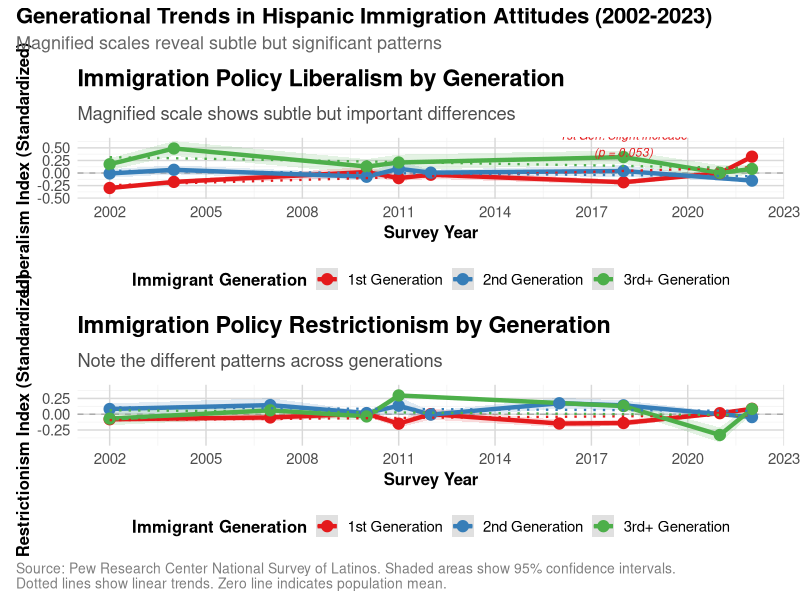
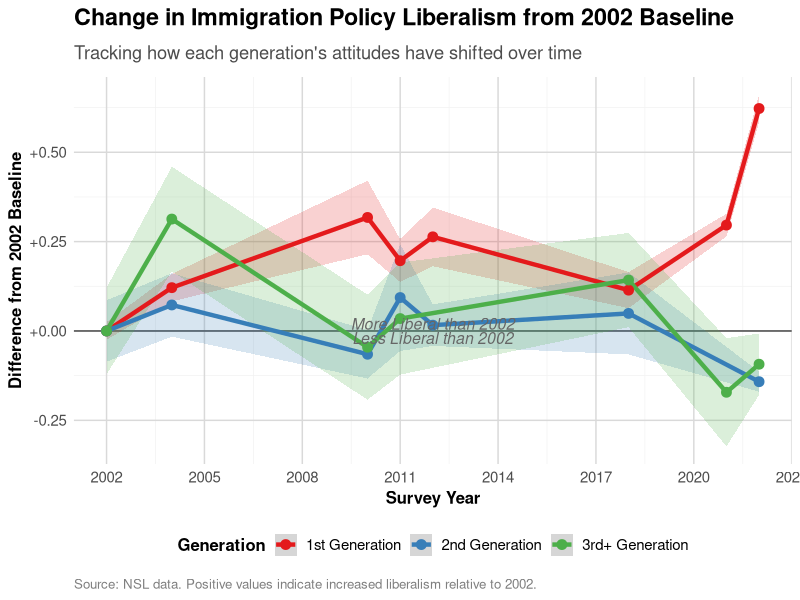
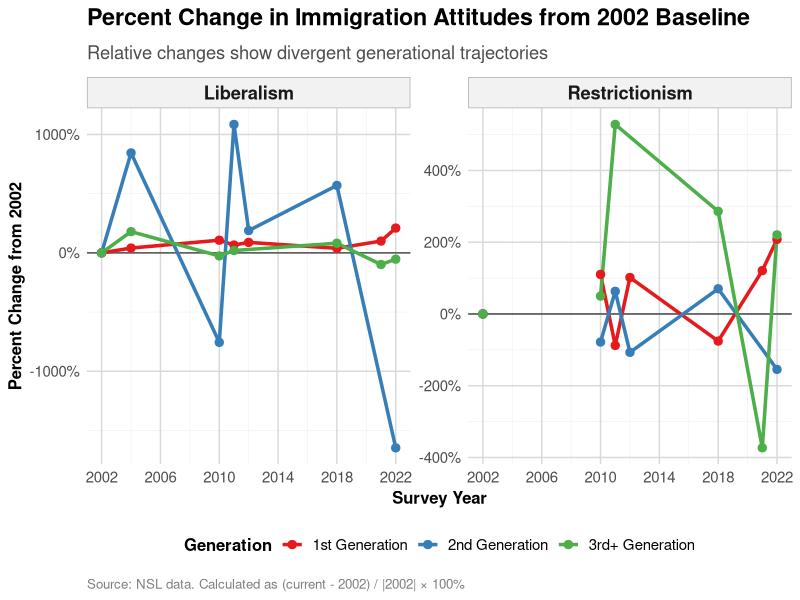
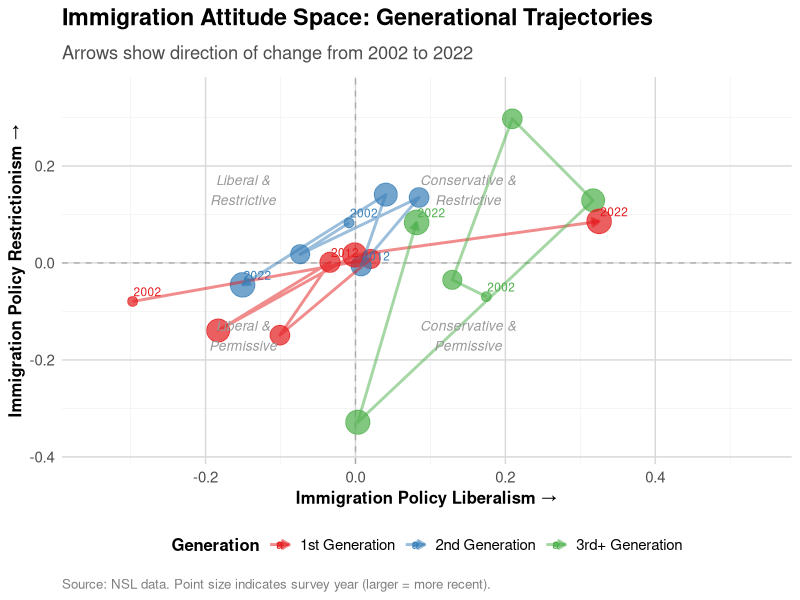
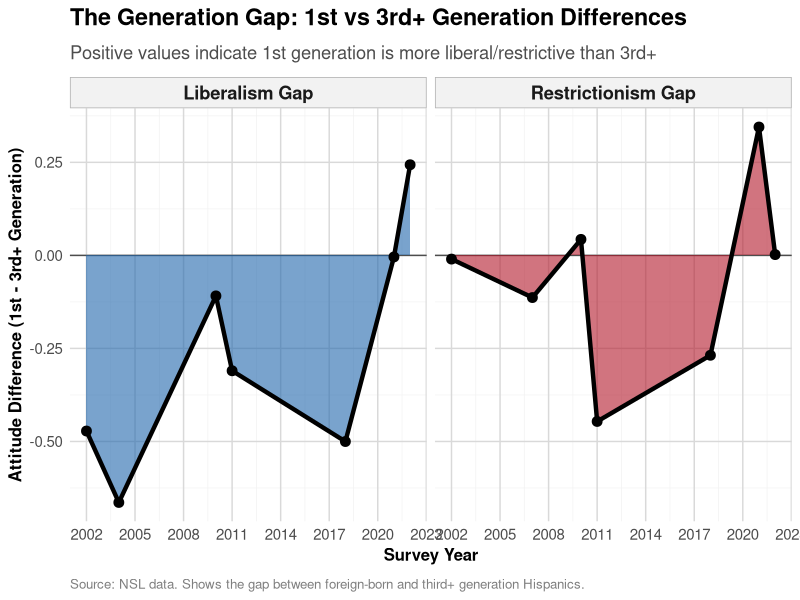

These figures' R source, in order:
# =============================================================================
# ENHANCED VISUALIZATIONS v4.1 - MAGNIFIED SCALES FOR BETTER VISIBILITY
# =============================================================================
# Purpose: Create publication-quality visualizations with magnified scales
#          to better show subtle but meaningful changes in attitudes
# Version: 4.1
# Date: January 2025
# =============================================================================

library(dplyr)
library(tidyr)
library(readr)
library(ggplot2)
library(viridis)
library(RColorBrewer)
library(scales)
library(patchwork)

cat("=============================================================\n")
cat("ENHANCED VISUALIZATIONS v4.1 - MAGNIFIED SCALES\n")
cat("=============================================================\n")

# =============================================================================
# 1. LOAD PREPARED DATA
# =============================================================================

cat("\n1. LOADING ANALYSIS OUTPUTS\n")
cat(paste(rep("-", 60), collapse = ""), "\n")

# Load saved analysis outputs
overall_trends <- read_csv("outputs/overall_trends_v4_0.csv", show_col_types = FALSE)
generation_trends <- read_csv("outputs/generation_year_trends_v4_0.csv", show_col_types = FALSE)
period_effects <- read_csv("outputs/period_effects_v4_0.csv", show_col_types = FALSE)
regression_results <- read_csv("outputs/regression_results_v4_0.csv", show_col_types = FALSE)

# Check the actual range of values
cat("\nActual data ranges:\n")
cat(sprintf("Liberalism: [%.3f, %.3f]\n", 
            min(generation_trends$liberalism_mean, na.rm = TRUE),
            max(generation_trends$liberalism_mean, na.rm = TRUE)))
cat(sprintf("Restrictionism: [%.3f, %.3f]\n",
            min(generation_trends$restrictionism_mean, na.rm = TRUE),
            max(generation_trends$restrictionism_mean, na.rm = TRUE)))

# =============================================================================
# 2. THEME AND COLOR SETUP
# =============================================================================

# Enhanced publication theme
theme_publication_magnified <- function(base_size = 12) {
  theme_minimal(base_size = base_size) +
  theme(
    plot.title = element_text(size = rel(1.4), face = "bold", 
                             margin = margin(b = 10), hjust = 0),
    plot.subtitle = element_text(size = rel(1.1), color = "gray30", 
                                margin = margin(b = 10), hjust = 0),
    plot.caption = element_text(size = rel(0.8), color = "gray50", 
                               hjust = 0, margin = margin(t = 10)),
    axis.title = element_text(size = rel(1), face = "bold"),
    axis.text = element_text(size = rel(0.9)),
    legend.title = element_text(size = rel(1), face = "bold"),
    legend.text = element_text(size = rel(0.9)),
    legend.position = "bottom",
    panel.grid.major = element_line(color = "gray85", linewidth = 0.5),
    panel.grid.minor = element_line(color = "gray95", linewidth = 0.25),
    panel.background = element_rect(fill = "white", color = NA),
    strip.text = element_text(size = rel(1.1), face = "bold"),
    strip.background = element_rect(fill = "gray95", color = "gray70"),
    plot.background = element_rect(fill = "white", color = NA)
  )
}

# Color schemes
generation_palette <- c(
  "1st Generation" = "#E41A1C",    # Bright red
  "2nd Generation" = "#377EB8",    # Blue  
  "3rd+ Generation" = "#4DAF4A"    # Green
)

# =============================================================================
# 3. VISUALIZATION 1: MAGNIFIED GENERATION TRENDS
# =============================================================================

cat("\n3. CREATING MAGNIFIED GENERATION TRENDS VISUALIZATION\n")
cat(paste(rep("-", 60), collapse = ""), "\n")

# Calculate appropriate y-axis limits for each index
lib_range <- range(generation_trends$liberalism_mean, na.rm = TRUE)
lib_buffer <- diff(lib_range) * 0.2
lib_limits <- c(lib_range[1] - lib_buffer, lib_range[2] + lib_buffer)

res_range <- range(generation_trends$restrictionism_mean, na.rm = TRUE)
res_buffer <- diff(res_range) * 0.2
res_limits <- c(res_range[1] - res_buffer, res_range[2] + res_buffer)

# Create liberalism panel with magnified scale
p_lib_magnified <- generation_trends %>%
  filter(!is.na(liberalism_mean)) %>%
  ggplot(aes(x = survey_year, y = liberalism_mean, color = generation_label)) +
  
  # Add zero line for reference
  geom_hline(yintercept = 0, linetype = "dashed", color = "gray50", alpha = 0.5) +
  
  # Confidence ribbons
  geom_ribbon(aes(ymin = liberalism_ci_lower, ymax = liberalism_ci_upper, 
                  fill = generation_label),
              alpha = 0.15, linetype = 0) +
  
  # Main lines and points
  geom_line(linewidth = 1.5) +
  geom_point(size = 3.5) +
  
  # Add trend lines
  geom_smooth(method = "lm", se = FALSE, linewidth = 0.8, 
              linetype = "dotted", alpha = 0.8) +
  
  # Scales
  scale_color_manual(values = generation_palette, name = "Immigrant Generation") +
  scale_fill_manual(values = generation_palette, guide = "none") +
  scale_x_continuous(breaks = seq(2002, 2023, by = 3)) +
  scale_y_continuous(limits = lib_limits,
                     labels = function(x) sprintf("%.2f", x)) +
  
  # Labels
  labs(
    title = "Immigration Policy Liberalism by Generation",
    subtitle = "Magnified scale shows subtle but important differences",
    x = "Survey Year",
    y = "Liberalism Index (Standardized)"
  ) +
  
  # Add annotations for key findings
  annotate("text", x = 2018, y = lib_limits[2] * 0.9,
           label = "1st Gen: Slight increase\n(p = 0.053)",
           size = 3, color = generation_palette["1st Generation"],
           fontface = "italic") +
  
  theme_publication_magnified()

# Create restrictionism panel with magnified scale
p_res_magnified <- generation_trends %>%
  filter(!is.na(restrictionism_mean)) %>%
  ggplot(aes(x = survey_year, y = restrictionism_mean, color = generation_label)) +
  
  geom_hline(yintercept = 0, linetype = "dashed", color = "gray50", alpha = 0.5) +
  
  geom_ribbon(aes(ymin = restrictionism_ci_lower, ymax = restrictionism_ci_upper, 
                  fill = generation_label),
              alpha = 0.15, linetype = 0) +
  
  geom_line(linewidth = 1.5) +
  geom_point(size = 3.5) +
  
  geom_smooth(method = "lm", se = FALSE, linewidth = 0.8, 
              linetype = "dotted", alpha = 0.8) +
  
  scale_color_manual(values = generation_palette, name = "Immigrant Generation") +
  scale_fill_manual(values = generation_palette, guide = "none") +
  scale_x_continuous(breaks = seq(2002, 2023, by = 3)) +
  scale_y_continuous(limits = res_limits,
                     labels = function(x) sprintf("%.2f", x)) +
  
  labs(
    title = "Immigration Policy Restrictionism by Generation",
    subtitle = "Note the different patterns across generations",
    x = "Survey Year",
    y = "Restrictionism Index (Standardized)"
  ) +
  
  theme_publication_magnified()

# Combine panels
p_combined_magnified <- p_lib_magnified / p_res_magnified +
  plot_annotation(
    title = "Generational Trends in Hispanic Immigration Attitudes (2002-2023)",
    subtitle = "Magnified scales reveal subtle but significant patterns",
    caption = "Source: Pew Research Center National Survey of Latinos. Shaded areas show 95% confidence intervals.\nDotted lines show linear trends. Zero line indicates population mean.",
    theme = theme(
      plot.title = element_text(size = 16, face = "bold"),
      plot.subtitle = element_text(size = 13, color = "gray40"),
      plot.caption = element_text(size = 10, color = "gray50", hjust = 0)
    )
  )

ggsave("outputs/figure_v4_1_magnified_generation_trends.png", 
       p_combined_magnified, width = 12, height = 12, dpi = 300)

cat("Magnified generation trends visualization saved.\n")

# =============================================================================
# 4. VISUALIZATION 2: DIFFERENCE FROM BASELINE
# =============================================================================

cat("\n4. CREATING DIFFERENCE FROM BASELINE VISUALIZATION\n")
cat(paste(rep("-", 60), collapse = ""), "\n")

# Calculate differences from 2002 baseline for each generation
baseline_data <- generation_trends %>%
  filter(survey_year == 2002) %>%
  select(generation_label, 
         baseline_lib = liberalism_mean,
         baseline_res = restrictionism_mean)

diff_data <- generation_trends %>%
  left_join(baseline_data, by = "generation_label") %>%
  mutate(
    lib_diff = liberalism_mean - baseline_lib,
    res_diff = restrictionism_mean - baseline_res
  ) %>%
  filter(!is.na(lib_diff))

# Create difference plot for liberalism
p_diff <- diff_data %>%
  ggplot(aes(x = survey_year, y = lib_diff, color = generation_label)) +
  
  geom_hline(yintercept = 0, linetype = "solid", color = "gray30") +
  
  # Show uncertainty
  geom_ribbon(aes(ymin = lib_diff - liberalism_se * 1.96,
                  ymax = lib_diff + liberalism_se * 1.96,
                  fill = generation_label),
              alpha = 0.2, linetype = 0) +
  
  geom_line(linewidth = 1.5) +
  geom_point(size = 3) +
  
  # Add annotations
  annotate("text", x = 2012, y = 0.02, 
           label = "More Liberal than 2002", 
           size = 4, color = "gray40", fontface = "italic") +
  annotate("text", x = 2012, y = -0.02, 
           label = "Less Liberal than 2002", 
           size = 4, color = "gray40", fontface = "italic") +
  
  scale_color_manual(values = generation_palette, name = "Generation") +
  scale_fill_manual(values = generation_palette, guide = "none") +
  scale_x_continuous(breaks = seq(2002, 2023, by = 3)) +
  scale_y_continuous(labels = function(x) sprintf("%+.2f", x)) +
  
  labs(
    title = "Change in Immigration Policy Liberalism from 2002 Baseline",
    subtitle = "Tracking how each generation's attitudes have shifted over time",
    x = "Survey Year",
    y = "Difference from 2002 Baseline",
    caption = "Source: NSL data. Positive values indicate increased liberalism relative to 2002."
  ) +
  
  theme_publication_magnified()

ggsave("outputs/figure_v4_1_difference_from_baseline.png", 
       p_diff, width = 10, height = 7, dpi = 300)

cat("Difference from baseline visualization saved.\n")

# =============================================================================
# 5. VISUALIZATION 3: PERCENT CHANGE
# =============================================================================

cat("\n5. CREATING PERCENT CHANGE VISUALIZATION\n")
cat(paste(rep("-", 60), collapse = ""), "\n")

# Calculate percent change from baseline
pct_change_data <- diff_data %>%
  mutate(
    lib_pct_change = (lib_diff / abs(baseline_lib)) * 100,
    res_pct_change = (res_diff / abs(baseline_res)) * 100
  ) %>%
  filter(is.finite(lib_pct_change))

# Create percent change plot
p_pct <- pct_change_data %>%
  pivot_longer(
    cols = c(lib_pct_change, res_pct_change),
    names_to = "measure",
    values_to = "pct_change"
  ) %>%
  mutate(
    measure_label = ifelse(measure == "lib_pct_change",
                          "Liberalism", "Restrictionism")
  ) %>%
  ggplot(aes(x = survey_year, y = pct_change, color = generation_label)) +
  
  geom_hline(yintercept = 0, linetype = "solid", color = "gray30") +
  
  geom_line(linewidth = 1.2) +
  geom_point(size = 2.5) +
  
  facet_wrap(~measure_label, scales = "free_y") +
  
  scale_color_manual(values = generation_palette, name = "Generation") +
  scale_x_continuous(breaks = seq(2002, 2023, by = 4)) +
  scale_y_continuous(labels = function(x) paste0(round(x), "%")) +
  
  labs(
    title = "Percent Change in Immigration Attitudes from 2002 Baseline",
    subtitle = "Relative changes show divergent generational trajectories",
    x = "Survey Year",
    y = "Percent Change from 2002",
    caption = "Source: NSL data. Calculated as (current - 2002) / |2002| × 100%"
  ) +
  
  theme_publication_magnified()

ggsave("outputs/figure_v4_1_percent_change.png", 
       p_pct, width = 12, height = 7, dpi = 300)

cat("Percent change visualization saved.\n")

# =============================================================================
# 6. VISUALIZATION 4: ZOOMED SCATTER WITH TRENDS
# =============================================================================

cat("\n6. CREATING ZOOMED SCATTER PLOT WITH TRENDS\n")
cat(paste(rep("-", 60), collapse = ""), "\n")

# Create zoomed scatter plot showing individual year points
p_scatter <- generation_trends %>%
  filter(!is.na(liberalism_mean), !is.na(restrictionism_mean)) %>%
  ggplot(aes(x = liberalism_mean, y = restrictionism_mean, 
             color = generation_label)) +
  
  # Add quadrant lines at zero
  geom_vline(xintercept = 0, linetype = "dashed", color = "gray50", alpha = 0.5) +
  geom_hline(yintercept = 0, linetype = "dashed", color = "gray50", alpha = 0.5) +
  
  # Points sized by year (recent years larger)
  geom_point(aes(size = survey_year), alpha = 0.7) +
  
  # Add year labels for key years
  geom_text(data = . %>% filter(survey_year %in% c(2002, 2012, 2022)),
            aes(label = survey_year),
            nudge_x = 0.02, nudge_y = 0.02,
            size = 3) +
  
  # Add trajectory lines
  geom_path(aes(group = generation_label), 
            linewidth = 1, alpha = 0.5,
            arrow = arrow(length = unit(0.2, "cm"), type = "closed")) +
  
  # Quadrant labels
  annotate("text", x = -0.15, y = 0.15, 
           label = "Liberal &\nRestrictive", 
           size = 3.5, color = "gray60", fontface = "italic") +
  annotate("text", x = 0.15, y = 0.15, 
           label = "Conservative &\nRestrictive", 
           size = 3.5, color = "gray60", fontface = "italic") +
  annotate("text", x = -0.15, y = -0.15, 
           label = "Liberal &\nPermissive", 
           size = 3.5, color = "gray60", fontface = "italic") +
  annotate("text", x = 0.15, y = -0.15, 
           label = "Conservative &\nPermissive", 
           size = 3.5, color = "gray60", fontface = "italic") +
  
  scale_color_manual(values = generation_palette, name = "Generation") +
  scale_size_continuous(range = c(3, 8), guide = "none") +
  
  # Set zoomed limits based on data
  coord_cartesian(
    xlim = c(min(generation_trends$liberalism_mean, na.rm = TRUE) - 0.05,
             max(generation_trends$liberalism_mean, na.rm = TRUE) + 0.05),
    ylim = c(min(generation_trends$restrictionism_mean, na.rm = TRUE) - 0.05,
             max(generation_trends$restrictionism_mean, na.rm = TRUE) + 0.05)
  ) +
  
  labs(
    title = "Immigration Attitude Space: Generational Trajectories",
    subtitle = "Arrows show direction of change from 2002 to 2022",
    x = "Immigration Policy Liberalism →",
    y = "Immigration Policy Restrictionism →",
    caption = "Source: NSL data. Point size indicates survey year (larger = more recent)."
  ) +
  
  theme_publication_magnified()

ggsave("outputs/figure_v4_1_attitude_space_zoomed.png", 
       p_scatter, width = 10, height = 9, dpi = 300)

cat("Zoomed attitude space visualization saved.\n")

# =============================================================================
# 7. VISUALIZATION 5: GENERATION GAP OVER TIME
# =============================================================================

cat("\n7. CREATING GENERATION GAP VISUALIZATION\n")
cat(paste(rep("-", 60), collapse = ""), "\n")

# Calculate generation gaps (difference between 1st and 3rd generation)
gap_data <- generation_trends %>%
  select(survey_year, generation_label, liberalism_mean, restrictionism_mean) %>%
  pivot_wider(
    names_from = generation_label,
    values_from = c(liberalism_mean, restrictionism_mean)
  ) %>%
  mutate(
    lib_gap = `liberalism_mean_1st Generation` - `liberalism_mean_3rd+ Generation`,
    res_gap = `restrictionism_mean_1st Generation` - `restrictionism_mean_3rd+ Generation`
  ) %>%
  filter(!is.na(lib_gap) | !is.na(res_gap))

p_gap <- gap_data %>%
  pivot_longer(
    cols = c(lib_gap, res_gap),
    names_to = "measure",
    values_to = "gap"
  ) %>%
  mutate(
    measure_label = ifelse(measure == "lib_gap",
                          "Liberalism Gap", "Restrictionism Gap")
  ) %>%
  filter(!is.na(gap)) %>%
  ggplot(aes(x = survey_year, y = gap)) +
  
  geom_hline(yintercept = 0, linetype = "solid", color = "gray30") +
  
  geom_area(aes(fill = measure_label), alpha = 0.6) +
  geom_line(linewidth = 1.5) +
  geom_point(size = 3) +
  
  facet_wrap(~measure_label) +
  
  scale_fill_manual(values = c("Liberalism Gap" = "#2166AC",
                              "Restrictionism Gap" = "#B2182B"),
                   guide = "none") +
  scale_x_continuous(breaks = seq(2002, 2023, by = 3)) +
  
  labs(
    title = "The Generation Gap: 1st vs 3rd+ Generation Differences",
    subtitle = "Positive values indicate 1st generation is more liberal/restrictive than 3rd+",
    x = "Survey Year",
    y = "Attitude Difference (1st - 3rd+ Generation)",
    caption = "Source: NSL data. Shows the gap between foreign-born and third+ generation Hispanics."
  ) +
  
  theme_publication_magnified()

ggsave("outputs/figure_v4_1_generation_gap.png", 
       p_gap, width = 12, height = 6, dpi = 300)

cat("Generation gap visualization saved.\n")

# =============================================================================
# 8. SUMMARY
# =============================================================================

cat("\n8. VISUALIZATION SUMMARY\n")
cat(paste(rep("-", 60), collapse = ""), "\n")
cat("Enhanced visualizations with magnified scales created:\n")
cat("1. Magnified generation trends (dual panel)\n")
cat("2. Difference from 2002 baseline\n")
cat("3. Percent change visualization\n")
cat("4. Zoomed attitude space with trajectories\n")
cat("5. Generation gap over time\n")
cat("\nAll visualizations saved to outputs/ directory\n")
cat("\nThese magnified visualizations better show:\n")
cat("- Subtle but meaningful changes over time\n")
cat("- Generational differences and convergence patterns\n")
cat("- Relative changes and trajectories\n")
cat("- The actual magnitude of attitude shifts\n")

# =============================================================================
# END OF ENHANCED VISUALIZATIONS - MAGNIFIED SCALES
# =============================================================================